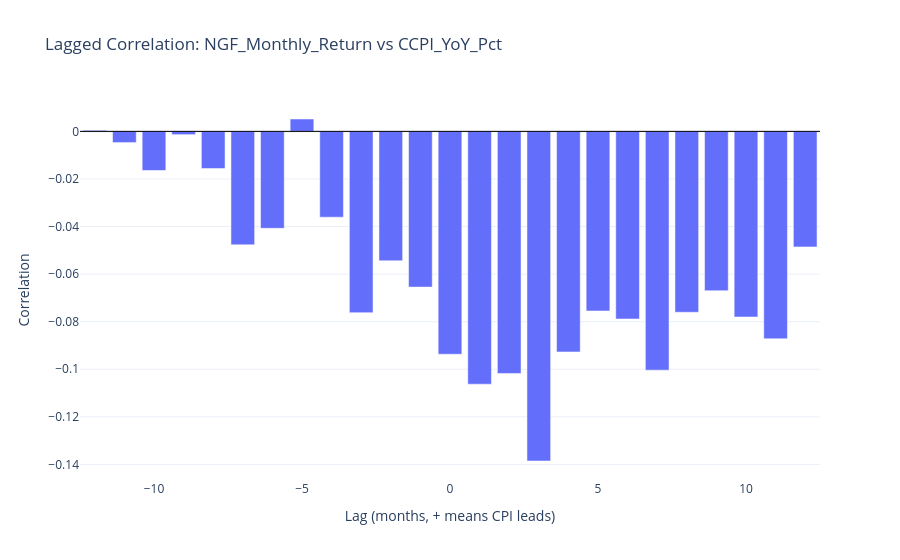
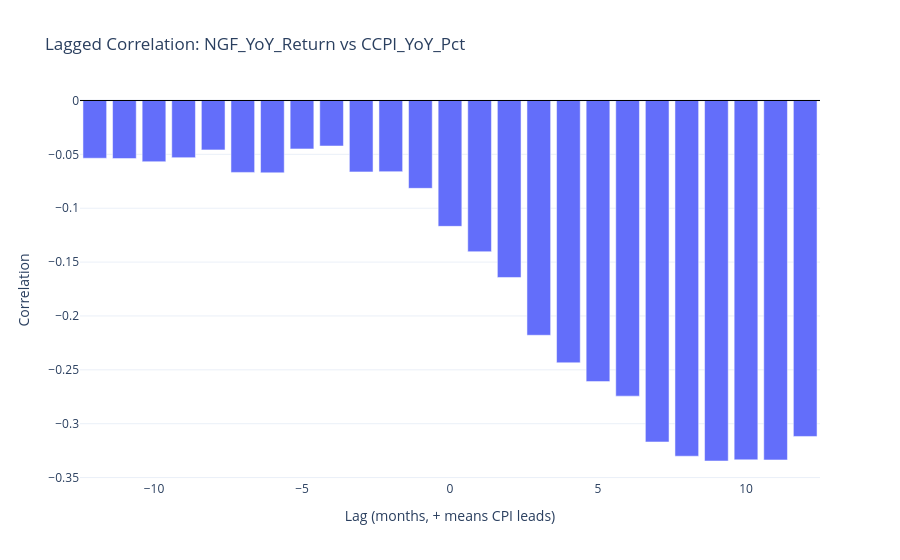
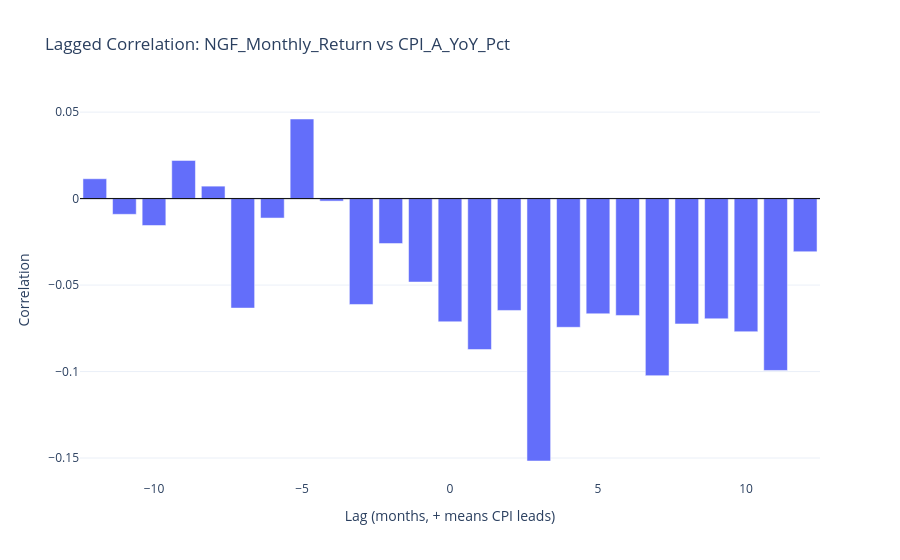
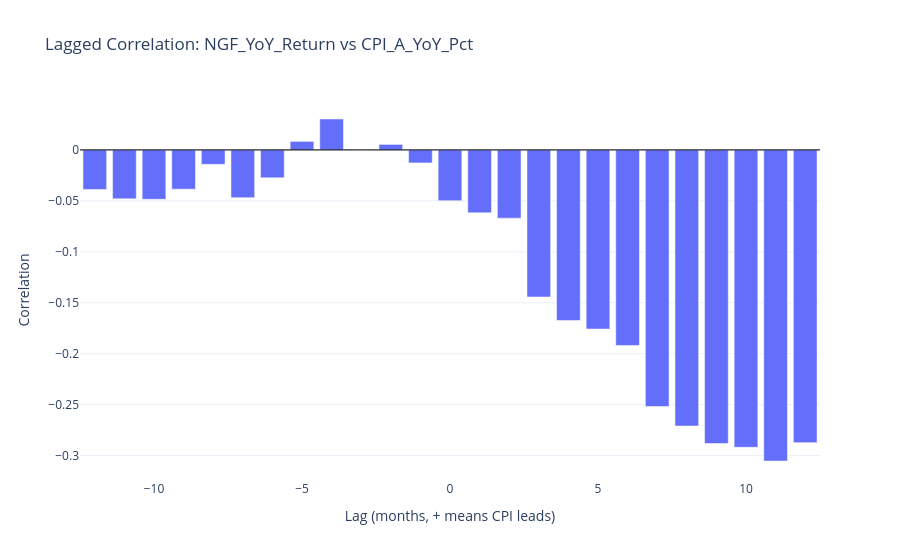

Notebook code cell kept with these figures, in order:
### Markdown cell above
## 8) Lead-lag analysis

Positive lag means CPI leads NGF by that many months.

### Code cell
def lagged_corr(x: pd.Series, y: pd.Series, lags=range(-12, 13)) -> pd.DataFrame:
    rows = []
    for lag in lags:
        rows.append({'lag': lag, 'corr': x.corr(y.shift(lag))})
    return pd.DataFrame(rows)

cpi_yoy_cols = [c for c in ['CCPI_YoY_Pct', 'CPI_A_YoY_Pct', 'CPI_B_YoY_Pct', 'CPI_C_YoY_Pct'] if c in df.columns]
cpi_mom_cols = [c for c in ['CCPI_MoM_Pct', 'CPI_A_MoM_Pct', 'CPI_B_MoM_Pct', 'CPI_C_MoM_Pct'] if c in df.columns]

pairs = []
for c_col in cpi_yoy_cols:
    if {'NGF_Monthly_Return', c_col}.issubset(df.columns):
        pairs.append(('NGF_Monthly_Return', c_col))
    if {'NGF_YoY_Return', c_col}.issubset(df.columns):
        pairs.append(('NGF_YoY_Return', c_col))
for c_col in cpi_mom_cols:
    if {'NGF_Monthly_Return', c_col}.issubset(df.columns):
        pairs.append(('NGF_Monthly_Return', c_col))

for h_col, c_col in pairs:
    lc = lagged_corr(df[h_col], df[c_col])
    valid = lc.dropna(subset=['corr']).copy()

    if valid.empty:
        print(f'{h_col} vs {c_col}: no valid lagged correlations (insufficient overlapping data).')
        continue

    best_idx = valid['corr'].abs().idxmax()
    best = valid.loc[best_idx]
    print(f'{h_col} vs {c_col}: strongest |corr| at lag={int(best["lag"])} -> corr={best["corr"]:.3f}')

    fig = px.bar(
        lc,
        x='lag',
        y='corr',
        title=f'Lagged Correlation: {h_col} vs {c_col}',
        labels={'lag': 'Lag (months, + means CPI leads)', 'corr': 'Correlation'},
    )
    fig.add_hline(y=0, line_color='black', line_width=1)
    fig.update_layout(template='plotly_white', dragmode='pan')
    fig.show(config={"scrollZoom": True, "doubleClick": "reset+autosize"})

### Figure 1 — Plotly figure (JSON) as saved in the notebook; plotly's stock layout.template omitted (floating-point values rounded to 4 significant figures)
{"data": [{"hovertemplate": "Lag (months, + means CPI leads)=%{x}<br>Correlation=%{y}<extra></extra>", "legendgroup": "", "marker": {"color": "#636efa", "pattern": {"shape": ""}}, "name": "", "orientation": "v", "showlegend": false, "textposition": "auto", "type": "bar", "x": [-12, -11, -10, -9, -8, -7, -6, -5, -4, -3, -2, -1, 0, 1, 2, 3, 4, 5, 6, 7, 8, 9, 10, 11, 12], "xaxis": "x", "y": [0.0004805, -0.004702, -0.01642, -0.001371, -0.0156, -0.04768, -0.04073, 0.00521, -0.03606, -0.0762, -0.05439, -0.06545, -0.09367, -0.1063, -0.1018, -0.1386, -0.09271, -0.07548, -0.07885, -0.1004, -0.07604, -0.06698, -0.07802, -0.08718, -0.04857], "yaxis": "y"}], "layout": {"barmode": "relative", "dragmode": "pan", "legend": {"tracegroupgap": 0}, "shapes": [{"line": {"color": "black", "width": 1}, "type": "line", "x0": 0, "x1": 1, "xref": "x domain", "y0": 0, "y1": 0, "yref": "y"}], "title": {"text": "Lagged Correlation: NGF_Monthly_Return vs CCPI_YoY_Pct"}, "xaxis": {"anchor": "y", "domain": [0, 1], "title": {"text": "Lag (months, + means CPI leads)"}}, "yaxis": {"anchor": "x", "domain": [0, 1], "title": {"text": "Correlation"}}}}

### Figure 2 — Plotly figure (JSON) as saved in the notebook; plotly's stock layout.template omitted (floating-point values rounded to 4 significant figures)
{"data": [{"hovertemplate": "Lag (months, + means CPI leads)=%{x}<br>Correlation=%{y}<extra></extra>", "legendgroup": "", "marker": {"color": "#636efa", "pattern": {"shape": ""}}, "name": "", "orientation": "v", "showlegend": false, "textposition": "auto", "type": "bar", "x": [-12, -11, -10, -9, -8, -7, -6, -5, -4, -3, -2, -1, 0, 1, 2, 3, 4, 5, 6, 7, 8, 9, 10, 11, 12], "xaxis": "x", "y": [-0.05359, -0.05392, -0.05681, -0.05304, -0.04585, -0.06675, -0.06714, -0.04493, -0.04224, -0.06628, -0.06604, -0.08153, -0.1168, -0.1403, -0.1643, -0.2179, -0.2435, -0.2609, -0.2744, -0.317, -0.3302, -0.3346, -0.3336, -0.3336, -0.3118], "yaxis": "y"}], "layout": {"barmode": "relative", "dragmode": "pan", "legend": {"tracegroupgap": 0}, "shapes": [{"line": {"color": "black", "width": 1}, "type": "line", "x0": 0, "x1": 1, "xref": "x domain", "y0": 0, "y1": 0, "yref": "y"}], "title": {"text": "Lagged Correlation: NGF_YoY_Return vs CCPI_YoY_Pct"}, "xaxis": {"anchor": "y", "domain": [0, 1], "title": {"text": "Lag (months, + means CPI leads)"}}, "yaxis": {"anchor": "x", "domain": [0, 1], "title": {"text": "Correlation"}}}}

### Figure 3 — Plotly figure (JSON) as saved in the notebook; plotly's stock layout.template omitted (floating-point values rounded to 4 significant figures)
{"data": [{"hovertemplate": "Lag (months, + means CPI leads)=%{x}<br>Correlation=%{y}<extra></extra>", "legendgroup": "", "marker": {"color": "#636efa", "pattern": {"shape": ""}}, "name": "", "orientation": "v", "showlegend": false, "textposition": "auto", "type": "bar", "x": [-12, -11, -10, -9, -8, -7, -6, -5, -4, -3, -2, -1, 0, 1, 2, 3, 4, 5, 6, 7, 8, 9, 10, 11, 12], "xaxis": "x", "y": [0.01148, -0.009092, -0.01555, 0.02208, 0.007205, -0.06331, -0.01124, 0.04602, -0.00144, -0.06122, -0.02602, -0.04826, -0.07123, -0.0873, -0.06467, -0.1517, -0.07441, -0.0666, -0.06756, -0.1024, -0.07247, -0.0695, -0.07696, -0.09937, -0.03072], "yaxis": "y"}], "layout": {"barmode": "relative", "dragmode": "pan", "legend": {"tracegroupgap": 0}, "shapes": [{"line": {"color": "black", "width": 1}, "type": "line", "x0": 0, "x1": 1, "xref": "x domain", "y0": 0, "y1": 0, "yref": "y"}], "title": {"text": "Lagged Correlation: NGF_Monthly_Return vs CPI_A_YoY_Pct"}, "xaxis": {"anchor": "y", "domain": [0, 1], "title": {"text": "Lag (months, + means CPI leads)"}}, "yaxis": {"anchor": "x", "domain": [0, 1], "title": {"text": "Correlation"}}}}

### Figure 4 — Plotly figure (JSON) as saved in the notebook; plotly's stock layout.template omitted (floating-point values rounded to 4 significant figures)
{"data": [{"hovertemplate": "Lag (months, + means CPI leads)=%{x}<br>Correlation=%{y}<extra></extra>", "legendgroup": "", "marker": {"color": "#636efa", "pattern": {"shape": ""}}, "name": "", "orientation": "v", "showlegend": false, "textposition": "auto", "type": "bar", "x": [-12, -11, -10, -9, -8, -7, -6, -5, -4, -3, -2, -1, 0, 1, 2, 3, 4, 5, 6, 7, 8, 9, 10, 11, 12], "xaxis": "x", "y": [-0.03877, -0.04803, -0.04844, -0.03851, -0.01416, -0.04687, -0.02734, 0.008386, 0.03036, -2.706e-05, 0.005424, -0.01278, -0.04981, -0.06175, -0.067, -0.1443, -0.1674, -0.1758, -0.1919, -0.2519, -0.271, -0.2882, -0.2919, -0.3054, -0.2874], "yaxis": "y"}], "layout": {"barmode": "relative", "dragmode": "pan", "legend": {"tracegroupgap": 0}, "shapes": [{"line": {"color": "black", "width": 1}, "type": "line", "x0": 0, "x1": 1, "xref": "x domain", "y0": 0, "y1": 0, "yref": "y"}], "title": {"text": "Lagged Correlation: NGF_YoY_Return vs CPI_A_YoY_Pct"}, "xaxis": {"anchor": "y", "domain": [0, 1], "title": {"text": "Lag (months, + means CPI leads)"}}, "yaxis": {"anchor": "x", "domain": [0, 1], "title": {"text": "Correlation"}}}}
